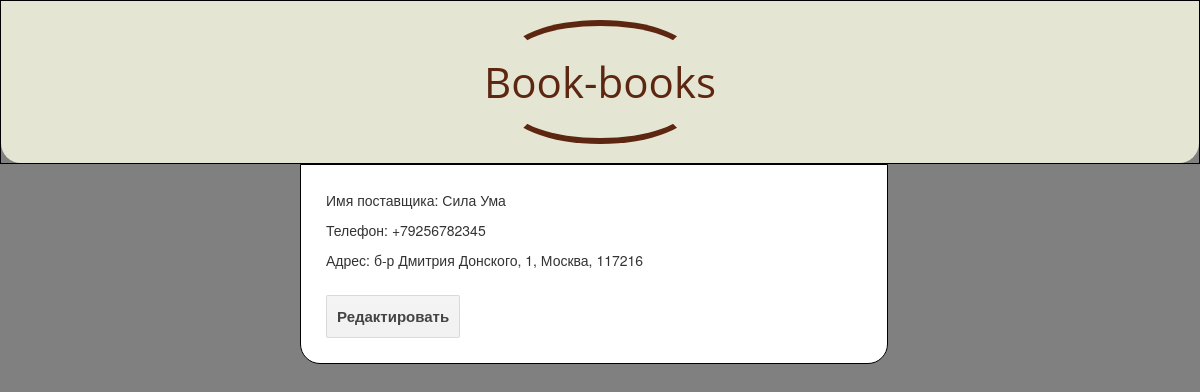
The page /suppliers/1 on the database its author committed.
### book_book/models.py (models this page shows)
class Supplier(models.Model):
    name = models.CharField('Имя', max_length=255)
    phone = models.CharField('Телефон', max_length=12)
    email = models.CharField('Электронная почта', default='-', max_length=50, validators=[validate_email])
    address = models.CharField('Адрес', max_length=255)
    def __str__(self):
        return '{!r}'.format(self.name)

### book_book/views.py (the view)
# urls.py: path('suppliers/<int:pk>', views.SupplierView.as_view()),
class SupplierView(DetailView):
    model = Supplier
    template_name = 'supplier_view.html'
    def get_context_data(self, **kwargs):
        context = super().get_context_data(**kwargs)
        supplier = context['supplier']
        context['edit_supplier'] = '{}/edit'.format(supplier.pk)
        set_path(self.request.path, context)
        return context

### book_book/views.py (called while the page is built)
def set_path(path, context):
    if path == '/':
        context['back'] = ''
        return
    idx = path[:-1].rindex('/')
    context['back'] = path[:idx + 1]

### book_book/templates/supplier_view.html (shortened to what this page needs)
{% extends 'base.html' %}
{% block content %}
<div class="block2">
    <p>
        Имя поставщика: {{ supplier.name }}
    </p>
    <p>
        Телефон: {{ supplier.phone}}
    </p>
    <p>
        Адрес: {{ supplier.address }}
    </p>
</div>
<div  class="block">
    <a href="{{ edit_supplier }}" class="button15">
        Редактировать
    </a>
</div>
{% endblock %}

### book_book/static/css/list.css (style rules this page uses)
a.button15 { display: inline-block; font-family: arial,sans-serif; font-size: 15px; font-weight: bold; color: rgb(68,68,68); text-decoration: none; user-select: none; padding: 10 10; outline: none; border: 1px solid rgba(0,0,0,.1); border-radius: 2px; background: rgb(245,245,245) linear-gradient(#f4f4f4, #f1f1f1); transition: all .218s ease 0s; }
.block { margin: 25 25; }
.block2 { margin: 25 25; }
body { margin: 0; background-color: grey; }

### rows shown on the page
Supplier: name "Сила Ума", phone "+79256782345", address "б-р Дмитрия Донского, 1, Москва, 117216"
